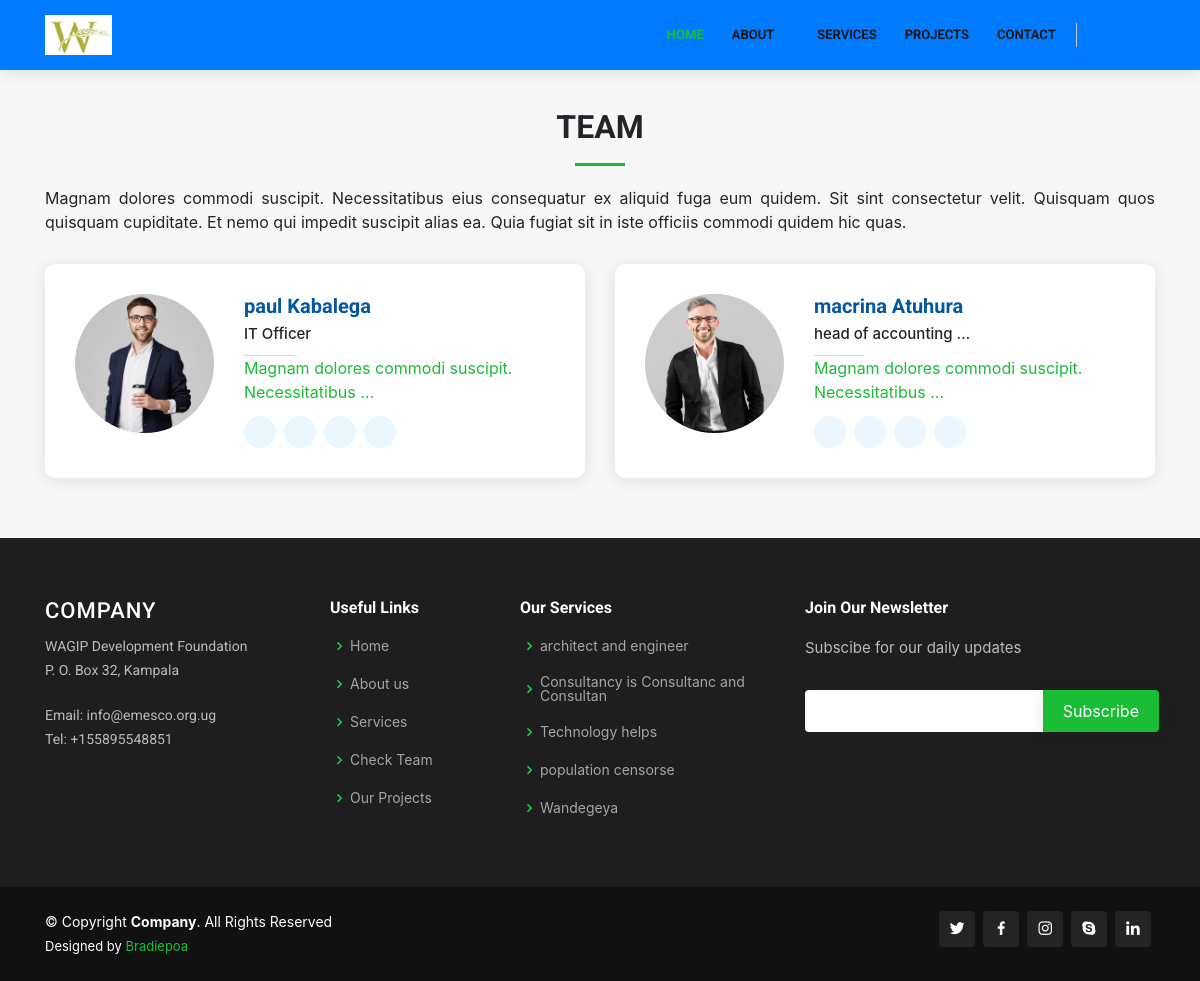
The app's page /team with its own data.
### mainweb/models.py (models this page shows, shortened)
class Staff(models.Model):
    Names = models.CharField(max_length=200)
    tittle = models.CharField(max_length=200)
    Phone = models.CharField(max_length=200)
    mobile = models.CharField(max_length=200)
    email = models.EmailField(max_length=200,blank=True, null=True)
    twitter = models.CharField(max_length=200,blank=True, null=True)
    faceBook = models.CharField(max_length=200,blank=True, null=True)
    instagram = models.CharField(max_length=200,blank=True, null=True)
    linkedin = models.CharField(max_length=200,blank=True, null=True)
    description = RichTextField()
    image = models.ImageField(upload_to ='team')
    Date_joined = models.DateField(auto_now_add=False, auto_now=False)
    created_by = models.CharField(max_length=200)
    is_published = models.BooleanField(default=True)
    date_created = models.DateField(auto_now_add=True, auto_now=False)
    laste_update = models.DateField(auto_now_add=False, auto_now=True)
    class Meta:
        verbose_name_plural = '07. staff'
    @property
    def imageURL(self):
        try:
            url = self.image.url
        except:
            url = ''
        return url

class Location(models.Model):
    Company_name = models.CharField(max_length=200,unique=True)
    P_o_box_no = models.CharField(max_length=200,unique=True)
    date_created = models.DateField(auto_now_add=True, auto_now=False)
    laste_update = models.DateField(auto_now_add=False, auto_now=True)
    class Meta:
        verbose_name_plural = '03. Location'

class Email(models.Model):
    email= models.EmailField(unique=True)
    describe_email = models.CharField(max_length=200)
    date_created = models.DateField(auto_now_add=True, auto_now=False)
    laste_update = models.DateField(auto_now_add=False, auto_now=True)
    class Meta:
        verbose_name_plural = '02. Emails'

class OfficePhone(models.Model):
    Phone_number= models.CharField(max_length=13, unique=True)
    describe_Phone_number = models.CharField(max_length=200)
    date_created = models.DateField(auto_now_add=True, auto_now=False)
    laste_update = models.DateField(auto_now_add=False, auto_now=True)
    class Meta:
        verbose_name_plural = '01. Office Phone'

class Service(models.Model):
    name = models.CharField(max_length=200,unique=True)
    category = models.ForeignKey(serviceCategory, on_delete=models.CASCADE,)
    image = models.ImageField(upload_to ='services')
    description = RichTextField()
    created_by = models.CharField(max_length=200)
    is_published = models.BooleanField(default=True)
    date = models.DateField(auto_now_add=False, auto_now=False)
    date_created = models.DateField(auto_now_add=True, auto_now=False)
    laste_update = models.DateField(auto_now_add=False, auto_now=True)
    class Meta:
        verbose_name_plural = '15. Services'

### mainweb/views.py (the view)
# urls.py: path('team', views.Team_view, name='teampage'),
def Team_view(request):
	team = Staff.objects.order_by('-date_created').filter(is_published=True)
	querryset = Service.objects.order_by('-date').filter(is_published=True)
	locate = Location.objects.all().order_by('-date_created')
	emailz = Email.objects.all().order_by('-date_created')
	phones = OfficePhone.objects.all().order_by('-date_created')
	context = {'team':team,'querryset':querryset,'locate':locate,'emailz':emailz,'phones':phones}
	return render(request, 'mainweb/team.html', context)

### mainweb/templates/mainweb/team.html
{% extends 'mainweb/main.html' %}
{% load static %}
{% block content %}
<main id="main">
    <section id="team" class="team section-bg">
      <div class="container" data-aos="fade-up"><br><br>
        <div class="section-title">
          <h2>Team</h2>
          <p class="text-justify">Magnam dolores commodi suscipit. Necessitatibus eius consequatur ex aliquid fuga eum quidem. Sit sint consectetur velit. Quisquam quos quisquam cupiditate. Et nemo qui impedit suscipit alias ea. Quia fugiat sit in iste officiis commodi quidem hic quas.</p>
        </div>
        <div class="row">
          {% for stuff in team|slice:":4" %}
          <div class="col-lg-6" data-aos="fade-up" data-aos-delay="100">
            <div class="member d-flex align-items-start">
              <div class="pic"><img src="{{stuff.imageURL}}" class="img-fluid" alt=""></div>
              <div class="member-info">
                <h4>{{stuff.Names}}</h4>
                <span>{{stuff.tittle|truncatewords:3}}</span>
                <a href="{% url 'mainweb:team12' stuff.id %}">{{stuff.description|truncatewords:5}}</a>
                <div class="social">
                  <a target="_blank" href="{{stuff.twitter}}"><i class="icofont-twitter"></i></a>
                  <a target="_blank" href="{{stuff.faceBook}}"><i class="icofont-facebook"></i></a>
                  <a target="_blank" href="{{stuff.instagram}}"><i class="icofont-instagram"></i></a>
                  <a target="_blank" href="{{stuff.linkedin}}"><i class="icofont-linkedin"></i></a>
                </div>
              </div>
            </div>
          </div>
          {% endfor %}
        </div>
      </div>
    </section>
</main>
{% endblock content %}

### mainweb/templates/mainweb/footer.html
  <footer id="footer">
    <div class="footer-top">
      <div class="container">
        <div class="row">
          <div class="col-lg-3 col-md-6 footer-contact">
            <h3>Company</h3>
          {% for location in locate|slice:":1" %}
            <p>{{ location.Company_name }}</p>
            <p>{{ location.P_o_box_no }} </p>
          {% endfor %}
          <br>
          {% for emails in emailz|slice:":1" %}
            <p>Email: {{emails.email}}</p>
          {% endfor %}
          {% for phone in phones|slice:":1" %}
           <p>Tel: {{phone.Phone_number}}</p>
          {% endfor %}
          </div>
          <div class="col-lg-2 col-md-6 footer-links">
            <h4>Useful Links</h4>
            <ul>
              <li><i class="bx bx-chevron-right"></i> <a href="/">Home</a></li>
              <li><i class="bx bx-chevron-right"></i> <a href="{% url 'mainweb:aboutpage' %}">About us</a></li>
              <li><i class="bx bx-chevron-right"></i> <a href="{% url 'mainweb:servicespage' %}">Services</a></li>
              <li><i class="bx bx-chevron-right"></i> <a href="{% url 'mainweb:teampage' %}">Check Team</a></li>
              <li><i class="bx bx-chevron-right"></i> <a href="#">Our Projects</a></li>
            </ul>
          </div>
          <div class="col-lg-3 col-md-6 footer-links">
            <h4>Our Services</h4>
            <ul>
              {% for serv in querryset|slice:"5" %}
              <li><i class="bx bx-chevron-right"></i> <a href="{% url 'mainweb:service' serv.id %}">{{serv.name}}</a></li>
              {% endfor %}
            </ul>
          </div>
          <div class="col-lg-4 col-md-6 footer-newsletter">
            <h4>Join Our Newsletter</h4>
            <p>Subscibe for our daily updates</p>
            <form action="" method="">
              <input type="email" name="email"><input type="submit" value="Subscribe">
            </form>
          </div>
        </div>
      </div>
    </div>
    <div class="container d-md-flex py-4">
      <div class="mr-md-auto text-center text-md-left">
        <div class="copyright">
          &copy; Copyright <strong><span>Company</span></strong>. All Rights Reserved
        </div>
        <div class="credits">
          Designed by <a href="">Bradiepoa</a>
        </div>
      </div>
      <div class="social-links text-center text-md-right pt-3 pt-md-0">
        <a href="#" class="twitter"><i class="bx bxl-twitter"></i></a>
        <a href="#" class="facebook"><i class="bx bxl-facebook"></i></a>
        <a href="#" class="instagram"><i class="bx bxl-instagram"></i></a>
        <a href="#" class="google-plus"><i class="bx bxl-skype"></i></a>
        <a href="#" class="linkedin"><i class="bx bxl-linkedin"></i></a>
      </div>
    </div>
  </footer>

### static/assets/css/style.css (style rules this page uses)
a { color: #1bbd36; }
h1, h2, h3, h4, h5, h6 { font-family: "Roboto", sans-serif; }
section { padding: 60px 0; overflow: hidden; }
.section-bg { background-color: #f7f7f7; }
.section-title { text-align: center; padding-bottom: 30px; }
.section-title h2 { font-size: 32px; font-weight: bold; text-transform: uppercase; margin-bottom: 20px; padding-bottom: 20px; position: relative; }
.section-title h2::after { content: ''; position: absolute; display: block; width: 50px; height: 3px; background: #1bbd36; bottom: 0; left: calc(50% - 25px); }
.section-title p { margin-bottom: 0; }
.team .member { position: relative; box-shadow: 0px 2px 15px rgba(0, 0, 0, 0.1); padding: 30px; border-radius: 10px; background: #fff; }
.team .member .pic { overflow: hidden; width: 180px; border-radius: 50%; }
.team .member .pic img { transition: ease-in-out 0.3s; }
.team .member .member-info { padding-left: 30px; }
.team .member h4 { font-weight: 700; margin-bottom: 5px; font-size: 20px; color: #05579e; }
.team .member span { display: block; font-size: 15px; padding-bottom: 10px; position: relative; font-weight: 500; }
.team .member span::after { content: ""; position: absolute; display: block; width: 50px; height: 1px; background: #bfe0fd; bottom: 0; left: 0; }
.team .member .social { margin-top: 12px; display: flex; align-items: center; justify-content: flex-start; }
.team .member .social a { transition: ease-in-out 0.3s; display: flex; align-items: center; justify-content: center; border-radius: 50px; width: 32px; height: 32px; background: #ecf6fe; color: #0665b7; }
.team .member .social a i { font-size: 16px; margin: 0 2px; }
.team .member .social a + a { margin-left: 8px; }
#footer { color: #fff; font-size: 14px; background: #111; }
#footer .footer-top { padding: 60px 0 30px 0; background: #1e1e1e; }
#footer .footer-top .footer-contact { margin-bottom: 30px; }
#footer .footer-top .footer-contact h3 { font-size: 22px; margin: 0 0 10px 0; padding: 2px 0 2px 0; line-height: 1; font-weight: 500; letter-spacing: 1px; text-transform: uppercase; color: #fff; }
#footer .footer-top .footer-contact p { font-size: 14px; line-height: 24px; margin-bottom: 0; font-family: "Roboto", sans-serif; color: rgba(255, 255, 255, 0.7); }
#footer .footer-top h4 { font-size: 16px; font-weight: bold; color: #fff; position: relative; padding-bottom: 12px; }
#footer .footer-top .footer-links { margin-bottom: 30px; }
#footer .footer-top .footer-links ul { list-style: none; padding: 0; margin: 0; }
#footer .footer-top .footer-links ul i { padding-right: 2px; color: #1ed33c; font-size: 18px; line-height: 1; }
#footer .footer-top .footer-links ul li { padding: 10px 0; display: flex; align-items: center; }
#footer .footer-top .footer-links ul li:first-child { padding-top: 0; }
#footer .footer-top .footer-links ul a { color: rgba(255, 255, 255, 0.6); transition: 0.3s; display: inline-block; line-height: 1; }
#footer .footer-newsletter { font-size: 15px; color: rgba(255, 255, 255, 0.7); }
#footer .footer-newsletter h4 { font-size: 16px; font-weight: bold; color: #fff; position: relative; padding-bottom: 12px; }
#footer .footer-newsletter form { margin-top: 30px; background: #fff; padding: 6px 10px; position: relative; border-radius: 4px 0 0 4px; text-align: left; }
#footer .footer-newsletter form input[type="email"] { border: 0; padding: 4px 8px; width: calc(100% - 100px); }
#footer .footer-newsletter form input[type="submit"] { position: absolute; top: 0; right: -4px; bottom: 0; border: 0; background: none; font-size: 16px; padding: 0 20px; background: #1bbd36; color: #fff; transition: 0.3s; border-radius: 0 4px 4px 0; box-shadow: 0px 2px 15px rgba(0, 0, 0, 0.1); }
#footer .credits { padding-top: 5px; font-size: 13px; color: #fff; }
#footer .social-links a { font-size: 18px; display: inline-block; background: rgba(255, 255, 255, 0.08); color: #fff; line-height: 1; padding: 8px 0; margin-right: 4px; border-radius: 4px; text-align: center; width: 36px; height: 36px; transition: 0.3s; }

### records on screen
Staff: imageURL (picture), Names "paul Kabalega", tittle "IT Officer", description "Magnam dolores commodi suscipit. Necessitatibus …"
Staff: imageURL (picture), Names "macrina Atuhura", tittle "head of accounting …", description "Magnam dolores commodi suscipit. Necessitatibus …"
Location: Company_name "WAGIP Development Foundation", P_o_box_no "P. O. Box 32, Kampala"
Email: email "info@emesco.org.ug"
OfficePhone: Phone_number "+155895548851"
Service: name "architect and engineer"
Service: name "Consultancy is Consultanc and Consultan"
Service: name "Technology helps"
Service: name "population censorse"
Service: name "Wandegeya"
